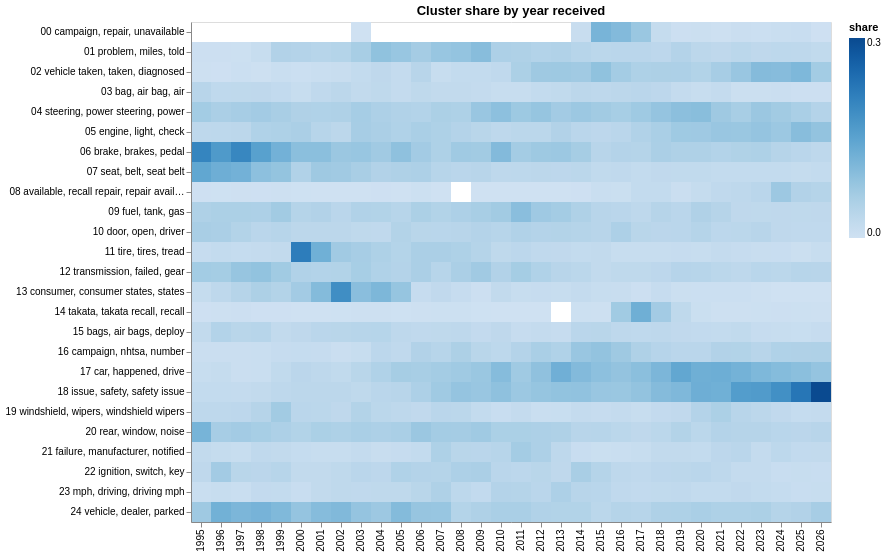

The notebook cell saved with this chart:
### Code cell
year_share_chart(nmf_clusters, sample["YEAR"], topic_names)

### Figure 1 — Vega-Lite specification as saved in the notebook (floating-point values rounded to 4 significant figures; data arrays with more than 128 entries replaced by an {"elided": "..."} marker saying what was removed)
{"config": {"view": {"continuousWidth": 300, "continuousHeight": 300}}, "data": {"name": "data-2c6f60675b1d3f86e8f127c945ad4b25"}, "mark": {"type": "rect"}, "encoding": {"color": {"field": "share", "scale": {"scheme": "blues"}, "title": "share", "type": "quantitative"}, "tooltip": [{"field": "name", "type": "nominal"}, {"field": "year", "type": "quantitative"}, {"field": "share", "format": ".1%", "type": "quantitative"}], "x": {"field": "year", "title": null, "type": "ordinal"}, "y": {"field": "name", "sort": ["00 campaign, repair, unavailable", "01 problem, miles, told", "02 vehicle taken, taken, diagnosed", "03 bag, air bag, air", "04 steering, power steering, power", "05 engine, light, check", "06 brake, brakes, pedal", "07 seat, belt, seat belt", "08 available, recall repair, repair available", "09 fuel, tank, gas", "10 door, open, driver", "11 tire, tires, tread", "12 transmission, failed, gear", "13 consumer, consumer states, states", "14 takata, takata recall, recall", "15 bags, air bags, deploy", "16 campaign, nhtsa, number", "17 car, happened, drive", "18 issue, safety, safety issue", "19 windshield, wipers, windshield wipers", "20 rear, window, noise", "21 failure, manufacturer, notified", "22 ignition, switch, key", "23 mph, driving, driving mph", "24 vehicle, dealer, parked"], "title": null, "type": "nominal"}}, "height": 500, "title": "Cluster share by year received", "width": 640, "$schema": "https://vega.github.io/schema/vega-lite/v6.4.1.json", "datasets": {"data-2c6f60675b1d3f86e8f127c945ad4b25": {"elided": "780 records"}}}
